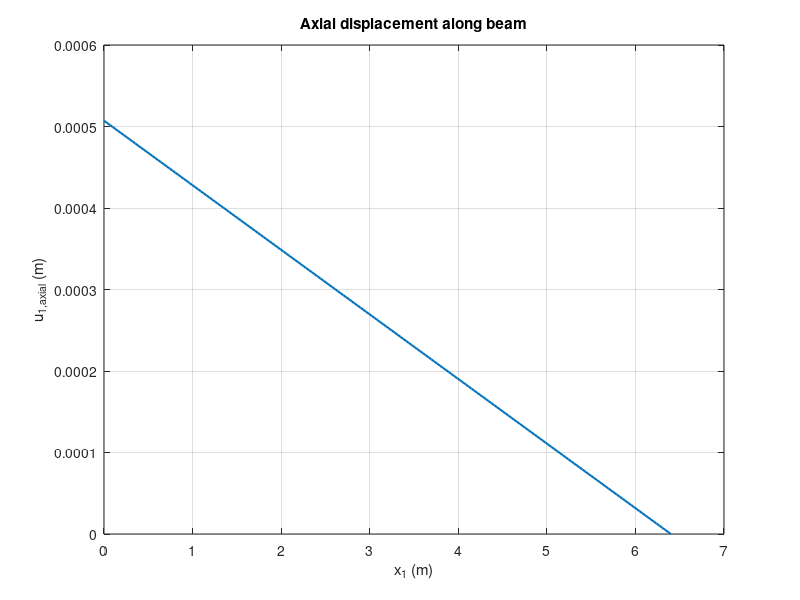

Here is the MATLAB script that generated this plot:
% Project 2
% Team 20
% 2024-06-01

F = 726000;         % max thrust of first stage (N)
rk_d = 1.28;        % rocket diameter (m)
prop_d = 1.18;      % propellant diameter (m)
aoa = 20;           % angle of attack (deg)
l = 5*rk_d;         % rocket length (m)
t = 6.25e-3;        % thickness of one layer of carbon epoxy (m)
cpcg = rk_d;        % distance btwn cp-cg (m)
P = 600000;         % net axial force on O (N)
W = 8500;           % weight of rocket (kg)
lift = 1400000;     % lift force (N)
FoS = 1.25;         % safety factor

% AS4/Epoxy properties
rho = 1522.3948;            % density (kg/m^3)
E11 = 21.5*6.895e9;         % longitudinal modulus (Pa)
E22 = 1.46*6.895e9;         % transverse modulus (Pa)
v12 = 0.30;                 % major Poisson's ratio
G12 = 0.81*6.895e9;         % shear modulus (Pa)
tens_ax = 310*6.895e6;      % axial tensile strength (Pa)
comp_ax = -184*6.895e6;     % axial compressive strength (Pa)
tens_trav = 7.75*6.895e6;   % transverse tensile strength (Pa)
comp_trav = -24.4*6.895e6;  % transverse compressive strength (Pa)
strain_tens_ax = 0.014;     % axial tensile failure strain
strain_comp_ax = -0.01;     % axial compressive failure strain

% Axial Stress/Displacement
A = pi*(rk_d/2)^2 - pi*(prop_d/2)^2;  % cross-sectional area of the case (m^2)

E0  = E11;
E90 = E22;
E45 = 1/(1/E11 + 1/E22);
Eeff = (2*E0 + 4*E45 + 2*E90)/8;        % Simple effective modulus for [0/+45/-45/90]s *idk maybe*

P_tot = P - lift*sin(aoa);
u1_axial = @(x1) (P_tot/(Eeff*A))*(x1 - l);

u_left = u1_axial(0);       % max magnitude
u_right = u1_axial(l);      % fixed end

x1 = linspace(0, l, 200);
u_axial = u1_axial(x1);

figure;
plot(x1, u_axial, 'LineWidth', 1.5); grid on;
xlabel('x_1 (m)'); ylabel('u_{1,axial} (m)');
title('Axial displacement along beam');
